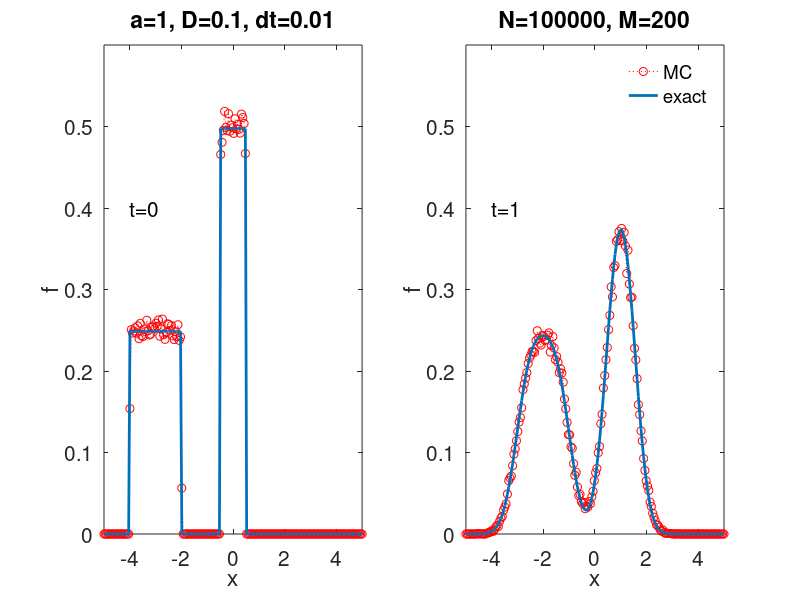

This figure's MATLAB source:
% convdiff.m, 2012-10-03 20:49, huashengxie@gmail.com
% brown from Lorenzo Pareschi, rewritten by Hua-sheng XIE, IFTS-ZJU
%
% Solution of the convection-diffusion equation u_t+au_x=Du_xx
% using free particle transport and free boundary condition
%
close all; clear all; clc;

figure; set(gcf,'DefaultAxesFontSize',15);

M=200; Nt=100; a=1; D=0.1; N=1e5; dt=0.01;
x=linspace(-5,5,M);
dx=x(2)-x(1);
ue=0.5*((x>-4)&(x<-2))+((x>-0.5)&(x<0.5));
ue=ue/(dx*sum(ue));
xi=-4+2*rand(1,N/2);
xi(N/2+1:N)=-0.5+rand(1,N-N/2);

m=1/(N*dx);
u=m*hist(xi,x);

lambda2=D*dt/(dx)^2;
lambda1=a*dt/(2*dx);

subplot(121); plot(x,u,'r:o',x,ue,'-','LineWidth',2);
title(['a=',num2str(a),', D=',num2str(D),', dt=',num2str(dt)]);
text(-4,0.4,'t=0','FontSize',15);
axis([-5 5 0 0.6]); xlabel('x');ylabel('f');

for t=1:Nt
    ue(2:M-1)= lambda1*(ue(1:M-2)-ue(3:M))+(1-2*lambda2)*ue(2:M-1)+lambda2*(ue(1:M-2)+ue(3:M));
    xi=xi+a*dt+sqrt(2*D*dt)*randn(1,N);
    u=m*hist(xi,x);
    subplot(122);plot(x,u,'r:o',x,ue,'-','LineWidth',2);
    title(['N=',num2str(N),', M=',num2str(M)]);
    text(-4,0.4,['t=',num2str(dt*t)],'FontSize',15);
    axis([-5 5 0 0.6]);xlabel('x');ylabel('f');
    legend('MC','exact'); legend('boxoff');
    drawnow;
    pause(.01);
%     e1(t)=sum((ue-u).^2);
end
% figure;
% semilogy((1:Nt)*dt,e1);
